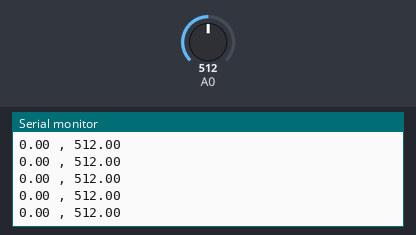
This sketch was run on a simulated Arduino Uno, built with avr-gcc and run on an emulated ATmega328P. On the bench: the last lines printed to the serial monitor. The test bench sets the inputs (shaded band); at power-on: A0 = 512.

Above: at 1.2 s.
1.3 s: A0 set to 985
At 2.3 s:
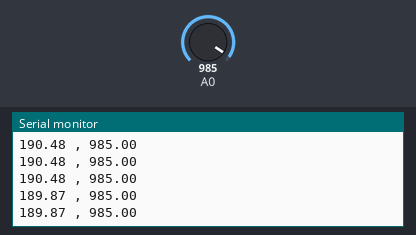
2.8 s: A0 set to 1015
At 3.5 s:
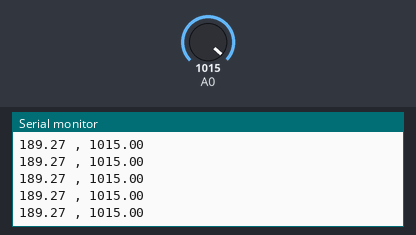
Timing chart, 0 to 5.8 s (numbered marks = the images above; inputs shaded):
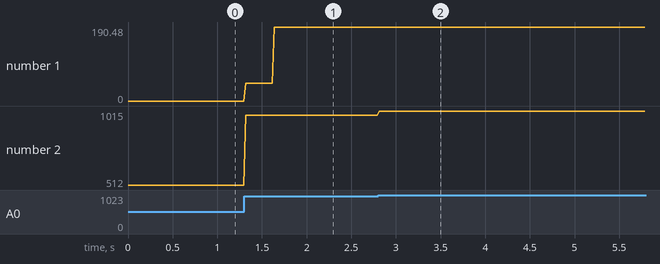

Measured:
- after the input at 1.3 s, the serial monitor: prints a new line at once (image 1)
- after the input at 2.8 s, the serial monitor: prints a new line at once (image 2)
- plotted number 1: 0 → 189.87 after the input at 1.3 s
- plotted number 2: 512 → 985 after the input at 1.3 s, 985 → 1015 after the input at 2.8 s

The sketch:

HeartRateTest.ino
```cpp
#include <Math.h>
double threshold = 860;
double refractoryPeriod = 300;
double bpm = 0;
double lastTime = 0;
double pulse = 0;
void setup()
{
  // put your setup code here, to run once:
  Serial.begin(9600);

}

void loop()
{

  pulse = analogRead(A0);

  if(pulse > threshold && ((millis() - lastTime) > refractoryPeriod))
  {
    bpm = 60000.0 / ((millis() - lastTime));
    lastTime = millis();
  }

  Serial.print(bpm);
  Serial.print(" , ");
  Serial.println(pulse);
  delay(20);
}
```
